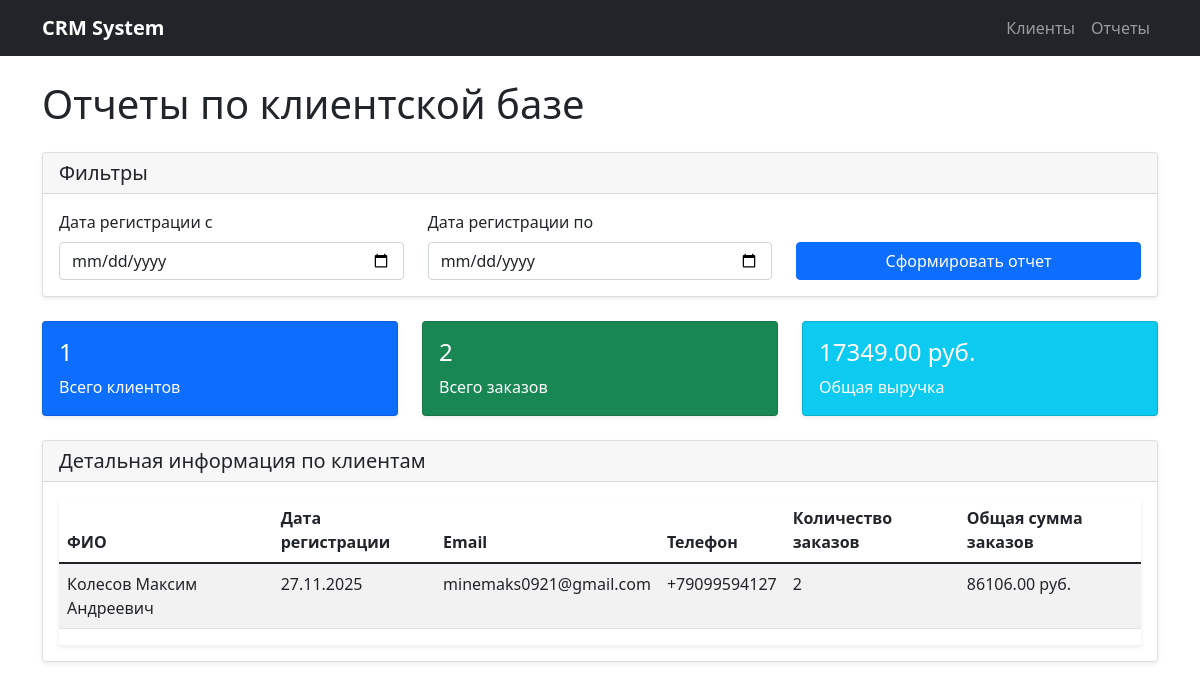
The page /reports on the database as committed earlier.
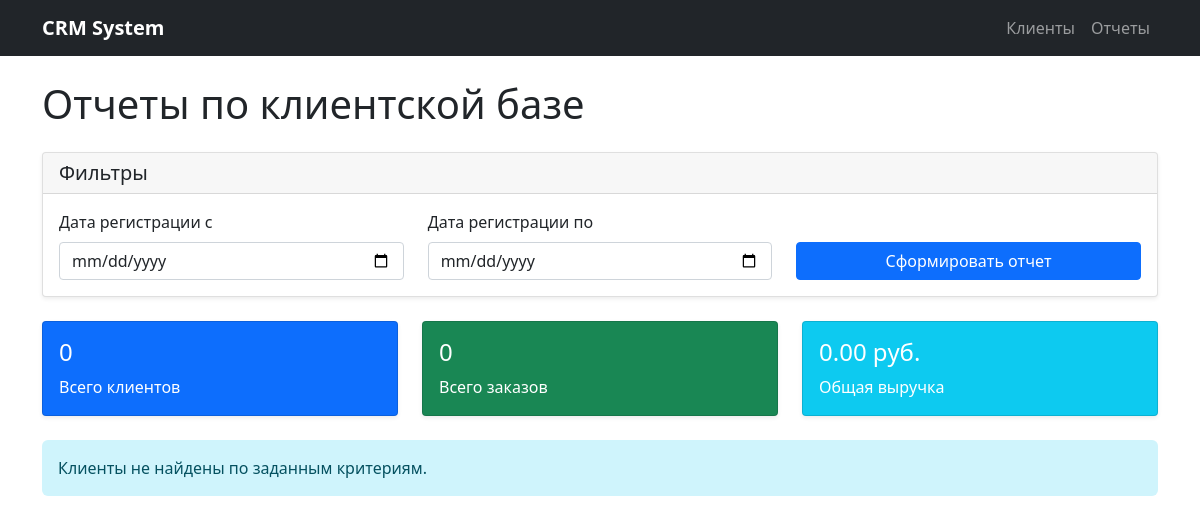
The same page on the database as committed later.
### models.py (models this page shows)
class Customer(db.Model):
    id = db.Column(db.Integer, primary_key=True)
    last_name = db.Column(db.String(100), nullable=False)
    first_name = db.Column(db.String(100), nullable=False)
    middle_name = db.Column(db.String(100))
    email = db.Column(db.String(100))
    phone = db.Column(db.String(20))
    registration_date = db.Column(db.Date, nullable=False, default=datetime.utcnow)
    notes = db.Column(db.Text)
    orders = db.relationship('Order', backref='customer', lazy=True, cascade='all, delete-orphan')

### app.py (the view)
@app.route('/reports')
def reports():
    start_date = request.args.get('start_date')
    end_date = request.args.get('end_date')
    query = Customer.query
    if start_date:
        try:
            start_date = datetime.strptime(start_date, '%Y-%m-%d').date()
            query = query.filter(Customer.registration_date >= start_date)
        except ValueError:
            flash('Неверный формат начальной даты', 'error')
    if end_date:
        try:
            end_date = datetime.strptime(end_date, '%Y-%m-%d').date()
            query = query.filter(Customer.registration_date <= end_date)
        except ValueError:
            flash('Неверный формат конечной даты', 'error')
    customers = query.all()
    total_customers = len(customers)
    total_orders = sum(len(customer.orders) for customer in customers)
    total_revenue = sum(
        sum(order.quantity * order.price for order in customer.orders)
        for customer in customers
    )
    return render_template('reports.html',
                         customers=customers,
                         total_customers=total_customers,
                         total_orders=total_orders,
                         total_revenue=total_revenue,
                         start_date=start_date,
                         end_date=end_date)

### templates/reports.html
{% extends "base.html" %}
{% block content %}
<h1 class="mb-4">Отчеты по клиентской базе</h1>
<div class="card mb-4">
    <div class="card-header">
        <h5 class="mb-0">Фильтры</h5>
    </div>
    <div class="card-body">
        <form method="get">
            <div class="row">
                <div class="col-md-4">
                    <label for="start_date" class="form-label">Дата регистрации с</label>
                    <input type="date" class="form-control" id="start_date" name="start_date"
                           value="{{ start_date.strftime('%Y-%m-%d') if start_date }}">
                </div>
                <div class="col-md-4">
                    <label for="end_date" class="form-label">Дата регистрации по</label>
                    <input type="date" class="form-control" id="end_date" name="end_date"
                           value="{{ end_date.strftime('%Y-%m-%d') if end_date }}">
                </div>
                <div class="col-md-4 d-flex align-items-end">
                    <button type="submit" class="btn btn-primary w-100">Сформировать отчет</button>
                </div>
            </div>
        </form>
    </div>
</div>
<div class="row mb-4">
    <div class="col-md-4">
        <div class="card text-white bg-primary">
            <div class="card-body">
                <h4 class="card-title">{{ total_customers }}</h4>
                <p class="card-text">Всего клиентов</p>
            </div>
        </div>
    </div>
    <div class="col-md-4">
        <div class="card text-white bg-success">
            <div class="card-body">
                <h4 class="card-title">{{ total_orders }}</h4>
                <p class="card-text">Всего заказов</p>
            </div>
        </div>
    </div>
    <div class="col-md-4">
        <div class="card text-white bg-info">
            <div class="card-body">
                <h4 class="card-title">{{ "%.2f"|format(total_revenue) }} руб.</h4>
                <p class="card-text">Общая выручка</p>
            </div>
        </div>
    </div>
</div>
{% if customers %}
<div class="card">
    <div class="card-header">
        <h5 class="mb-0">Детальная информация по клиентам</h5>
    </div>
    <div class="card-body">
        <div class="table-responsive">
            <table class="table table-striped">
                <thead>
                    <tr>
                        <th>ФИО</th>
                        <th>Дата регистрации</th>
                        <th>Email</th>
                        <th>Телефон</th>
                        <th>Количество заказов</th>
                        <th>Общая сумма заказов</th>
                    </tr>
                </thead>
                <tbody>
                    {% for customer in customers %}
                    <tr>
                        <td>{{ customer.last_name }} {{ customer.first_name }} {{ customer.middle_name or '' }}</td>
                        <td>{{ customer.registration_date.strftime('%d.%m.%Y') }}</td>
                        <td>{{ customer.email or '-' }}</td>
                        <td>{{ customer.phone or '-' }}</td>
                        <td>{{ customer.orders|length }}</td>
                        <td>{{ "%.2f"|format(customer.orders|sum(attribute='quantity') * customer.orders|sum(attribute='price')) }} руб.</td>
                    </tr>
                    {% endfor %}
                </tbody>
            </table>
        </div>
    </div>
</div>
{% else %}
<div class="alert alert-info">
    Клиенты не найдены по заданным критериям.
</div>
{% endif %}
{% endblock %}

### templates/base.html (shortened to what this page needs)
<!DOCTYPE html>
<html lang="ru">
<head>
    <link href="https://cdn.jsdelivr.net/npm/bootstrap@5.1.3/dist/css/bootstrap.min.css" rel="stylesheet">
    <link href="{{ url_for('static', filename='style.css') }}" rel="stylesheet">
</head>
<body>
    <nav class="navbar navbar-expand-lg navbar-dark bg-dark">
        <div class="container">
            <a class="navbar-brand" href="{{ url_for('index') }}">CRM System</a>
            <div class="navbar-nav">
                <a class="nav-link" href="{{ url_for('index') }}">Клиенты</a>
                <a class="nav-link" href="{{ url_for('reports') }}">Отчеты</a>
            </div>
        </div>
    </nav>
    <div class="container mt-4">
        {% block content %}{% endblock %}
    </div>
</body>
</html>

### static/style.css (style rules this page uses)
.card { box-shadow: 0 0.125rem 0.25rem rgba(0, 0, 0, 0.075); border: 1px solid rgba(0, 0, 0, 0.125); }
.alert { border: none; border-radius: 0.375rem; }
.navbar-brand { font-weight: 600; }

Rows that differ between the two databases and show on the page:
removed Customer: last_name "Колесов", first_name "Максим", middle_name "Андреевич", registration_date "27.11.2025", email "minemaks0921@gmail.com", phone "+79099594127", orders|length "2", orders|sum "86106.00"
Other text that changed with them:
{{ total_customers }}: "1" → "0"
{{ total_orders }}: "2" → "0"
{{ "%.2f"|format(total_revenue) }}: "17349.00" → "0.00"
text no longer shown: "Детальная информация по клиентам ФИО Дата регистрации Email Телефон Количество заказов Общая сумма заказов"
text now shown: "Клиенты не найдены по заданным критериям."
